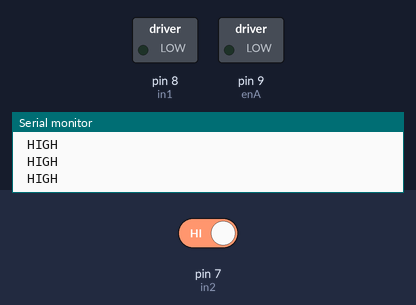
A sketch run on a simulated Arduino Uno, built with avr-gcc and run on an emulated ATmega328P. On the bench: switched loads named in the sketch (green lamp = pin HIGH), the last lines printed to the serial monitor. The inputs (shaded band) are chosen by the test bench; at power-on: pin 7 (in2) HIGH.

Above: at 2.8 s.
2.9 s: pin 7 (in2) driven LOW
At 4.0 s:
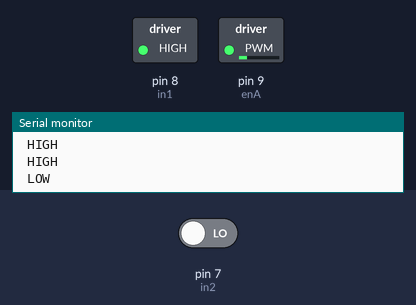
Timing chart, 0 to 5.9 s (numbered marks = the images above; inputs shaded):
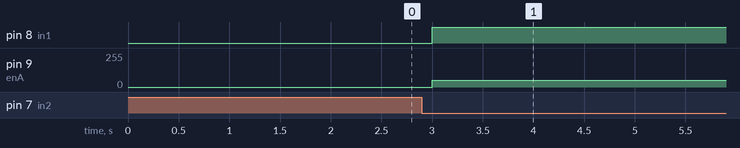

The sketch:

main.ino
```cpp
// Motor A connections
const int enA = 9;
const int in1 = 8;
const int in2 = 7;

// 2-pin; one to ground, one to pin2
const int buttonPin = 7;

// max: 255
int speed = 50;

int buttonState = 0;

void setup() {
  Serial.begin(9600);
  Serial.println(" START ");

	// Set all the motor control pins to outputs
	pinMode(enA, OUTPUT);
	pinMode(in1, OUTPUT);
	pinMode(in2, OUTPUT);

  // Button pinning
  pinMode(buttonPin, INPUT);

	// Turn off motors - Initial state
  // both LOW or both HIGH to turn off
	digitalWrite(in1, LOW);
	digitalWrite(in2, LOW);
}

void loop() {
  // read the state of the pushbutton value:
  buttonState = digitalRead(buttonPin);

  // check if the pushbutton is pressed
  // - if pressed, will specify direction and go at speed
  // - else, will stop motor
  if (buttonState == LOW) {
    Serial.println(" LOW ");

    // turn on and specify motor direction
    digitalWrite(in1, HIGH);
	  digitalWrite(in2, LOW);

    // go in specified direction
    analogWrite(enA, speed);
  } else {
    Serial.println(" HIGH ");

    // set speed 0
    analogWrite(enA, 0);

    // turn off motors
    digitalWrite(in1, LOW);
	  digitalWrite(in2, LOW);
  }

  // delay 1s
	delay(1000);
}
```

Measured:
- after the input at 2.9 s, pin 8 (in1): LOW → HIGH after 0.10 s; pin 9 (enA): 0/255 → 50/255 after 0.10 s
